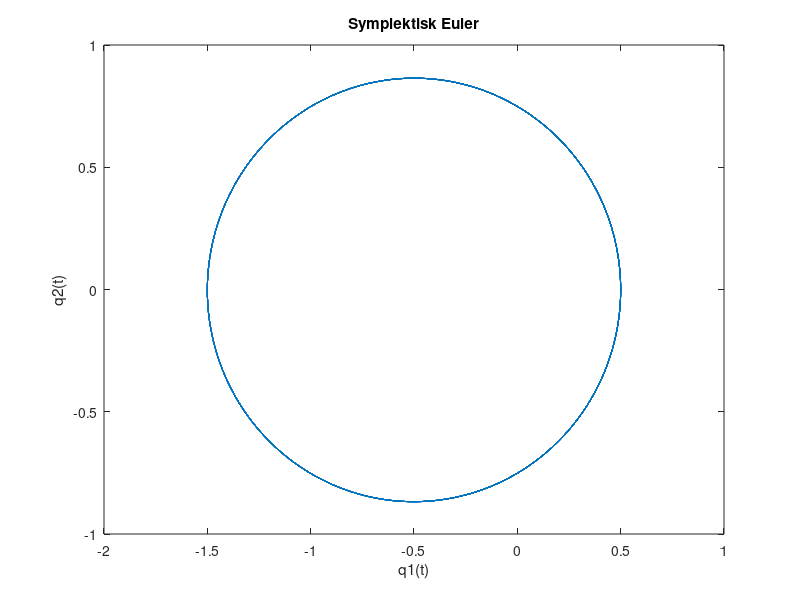

Recreate this plot in MATLAB. (Note: this script raises an error after producing the figure.)
 %Symplektisk
h = 0.001;
s = 100000;
tol = 1e-10;
% Begynnelsevärden
a=0.5;
u=zeros(4,s);
u(:,1)=[1-a; 0; 0; sqrt((1+a)/(1-a))];
f=@(p1,p2,q1,q2)  [p1; p2; -q1/(q1^2+q2^2)^(3/2); -q2/(q1^2+q2^2)^(3/2)];
for i=2:s
    w = u(:,i-1);
    while max(abs(u(:,i-1) + h* f(w(3),w(4),u(1,i-1),u(2,i-1))-w))> tol
       w = u(:,i-1) + h* f(w(3),w(4),u(1,i-1),u(2,i-1));
    end
    u(:,i)=w;
end
q1=u(1,:);
q2=u(2,:);

plot(q1,q2)
title('Symplektisk Euler')
xlabel('q1(t)')
ylabel('q2(t)')
energi(u,h,s)